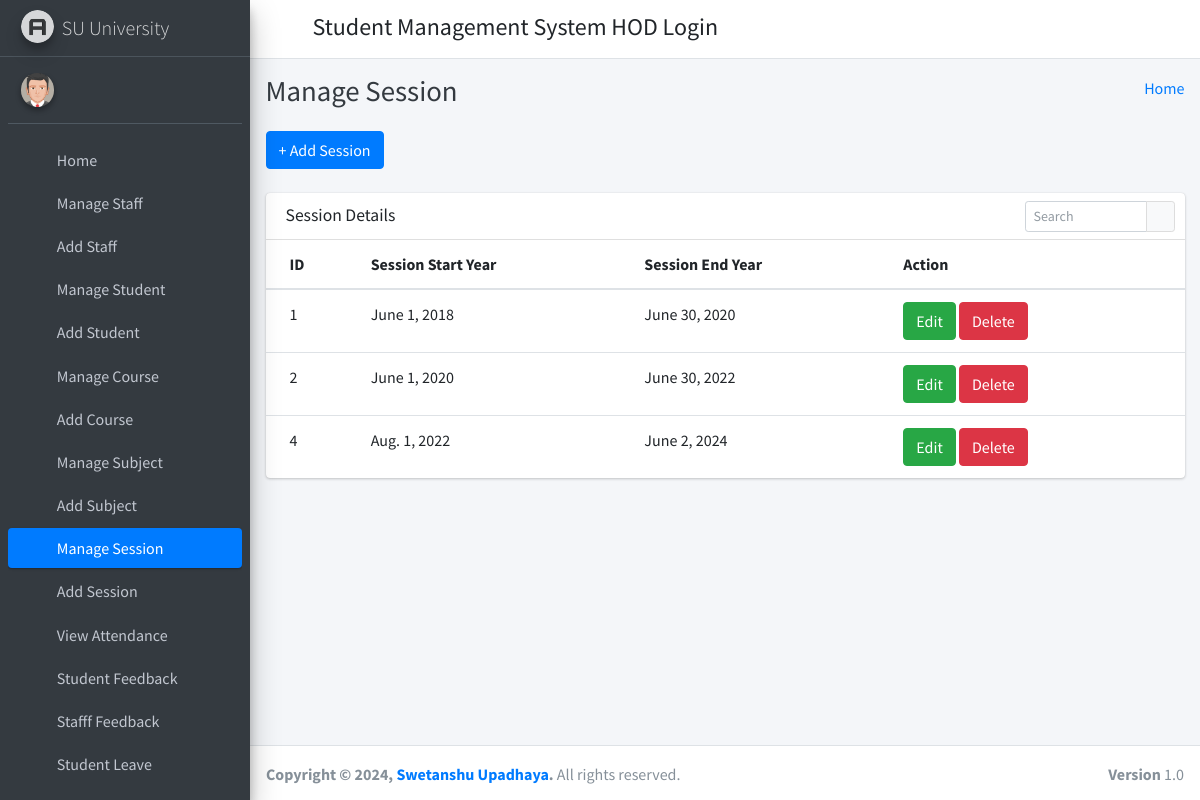
The app's page /manage_session/ (signed in) with its own data.
### student_management_app/models.py (models this page shows)
class SessionYearModel(models.Model):
    id = models.AutoField(primary_key=True)
    session_start_year = models.DateField()
    session_end_year = models.DateField()
    objects = models.Manager()

### student_management_app/HodViews.py (the view)
# urls.py: path('manage_session/', HodViews.manage_session, name="manage_session"),
def manage_session(request):
    session_years = SessionYearModel.objects.all()
    context = {
        "session_years": session_years
    }
    return render(request, "hod_template/manage_session_template.html", context)

### student_management_app/LoginCheckMiddleWare.py (called while the page is built, shortened)
    def process_view(self, request, view_func, view_args, view_kwargs):
        modulename = view_func.__module__
        user = request.user
        if user.is_authenticated:
            if user.user_type == "1":
                if modulename == "student_management_app.HodViews":
                    pass
                elif modulename == "student_management_app.views" or modulename == "django.views.static":
                    pass
                else:
                    return redirect("admin_home")
            else:
                return redirect("login")
        else:
            if request.path == reverse("login") or request.path == reverse("doLogin"):
                pass
            else:
                return redirect("login")

### student_management_app/templates/hod_template/manage_session_template.html (shortened to what this page needs)
{% extends 'hod_template/base_template.html' %}
{% block page_title %}
    Manage Session
{% endblock page_title %}
{% block main_content %}
{% load static %}
<section class="content">
        <div class="container-fluid">
            <a class="btn btn-primary" href="{% url 'add_session' %}" role="button">+ Add Session</a> <br/>&nbsp;
            <div class="row">
                <div class="col-md-12">
                    <div class="card">
                        <div class="card-header">
                            <h3 class="card-title">Session Details</h3>
                            <div class="card-tools">
                            <div class="input-group input-group-sm" style="width: 150px;">
                                <input type="text" name="table_search" class="form-control float-right" placeholder="Search">
                                <div class="input-group-append">
                                <button type="submit" class="btn btn-default"><i class="fas fa-search"></i></button>
                                </div>
                            </div>
                            </div>
                        </div>
                        <div class="card-body table-responsive p-0">
                            <table class="table table-hover text-nowrap">
                            <thead>
                                <tr>
                                <th>ID</th>
                                <th>Session Start Year</th>
                                <th>Session End Year</th>
                                <th>Action</th>
                                </tr>
                            </thead>
                            <tbody>
                                {% for session_year in session_years %}
                                <tr>
                                <td>{{ session_year.id }}</td>
                                <td>{{ session_year.session_start_year }}</td>
                                <td>{{ session_year.session_end_year }}</td>
                                <td>
                                    <a href="{% url 'edit_session' session_year.id %}" class="btn btn-success">Edit</a>
                                    <a href="{% url 'delete_session' session_year.id %}" class="btn btn-danger">Delete</a>
                                </td>
                                </tr>
                                {% endfor %}
                            </tbody>
                            </table>
                        </div>
                        </div>
                </div>
            </div>
        </div>
      </section>
  {% endblock main_content %}

### records on screen
SessionYearModel: id "1", session_start_year "June 1, 2018", session_end_year "June 30, 2020"
SessionYearModel: id "2", session_start_year "June 1, 2020", session_end_year "June 30, 2022"
SessionYearModel: id "4", session_start_year "Aug. 1, 2022", session_end_year "June 2, 2024"
